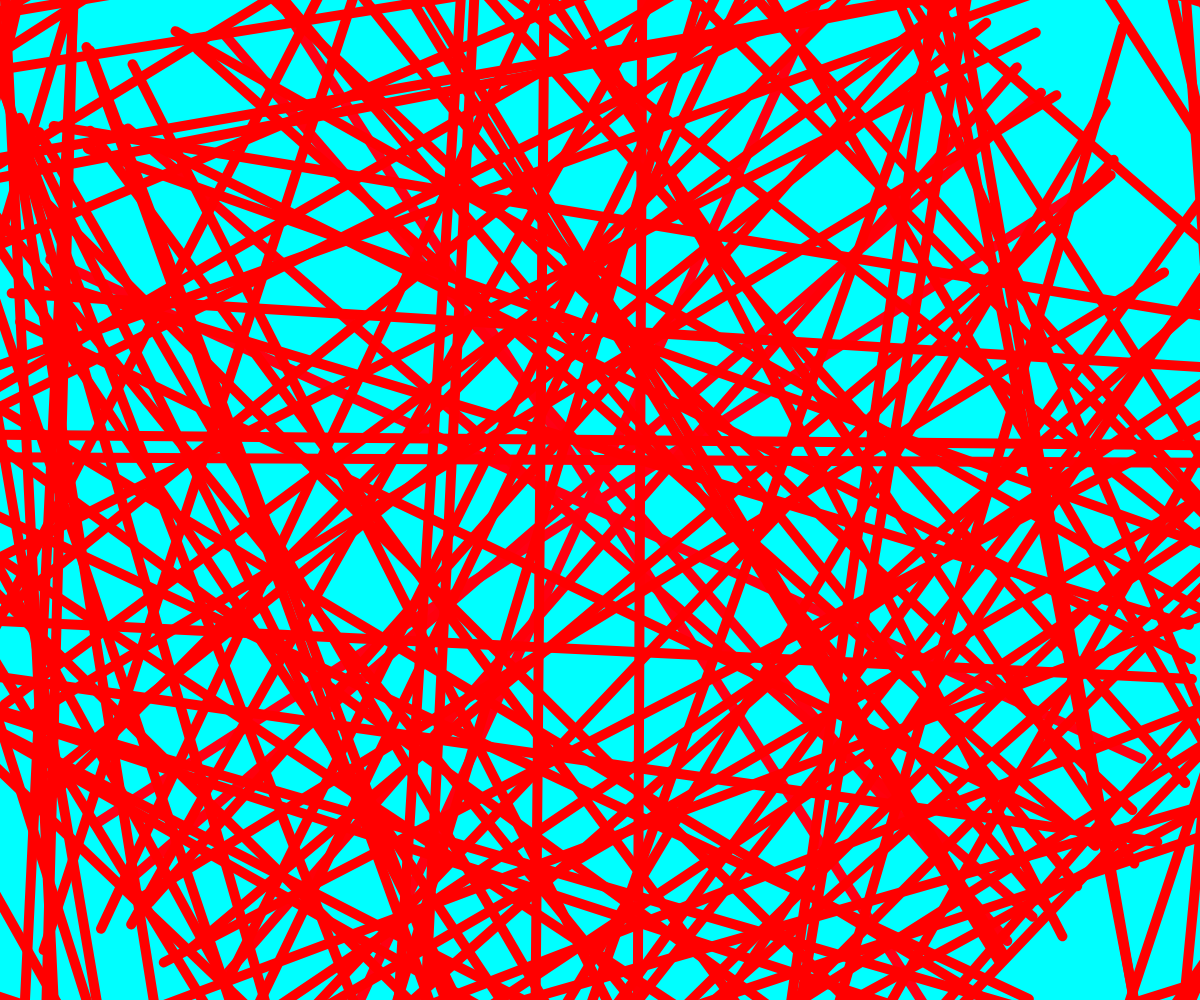
Frame 1 (no input)
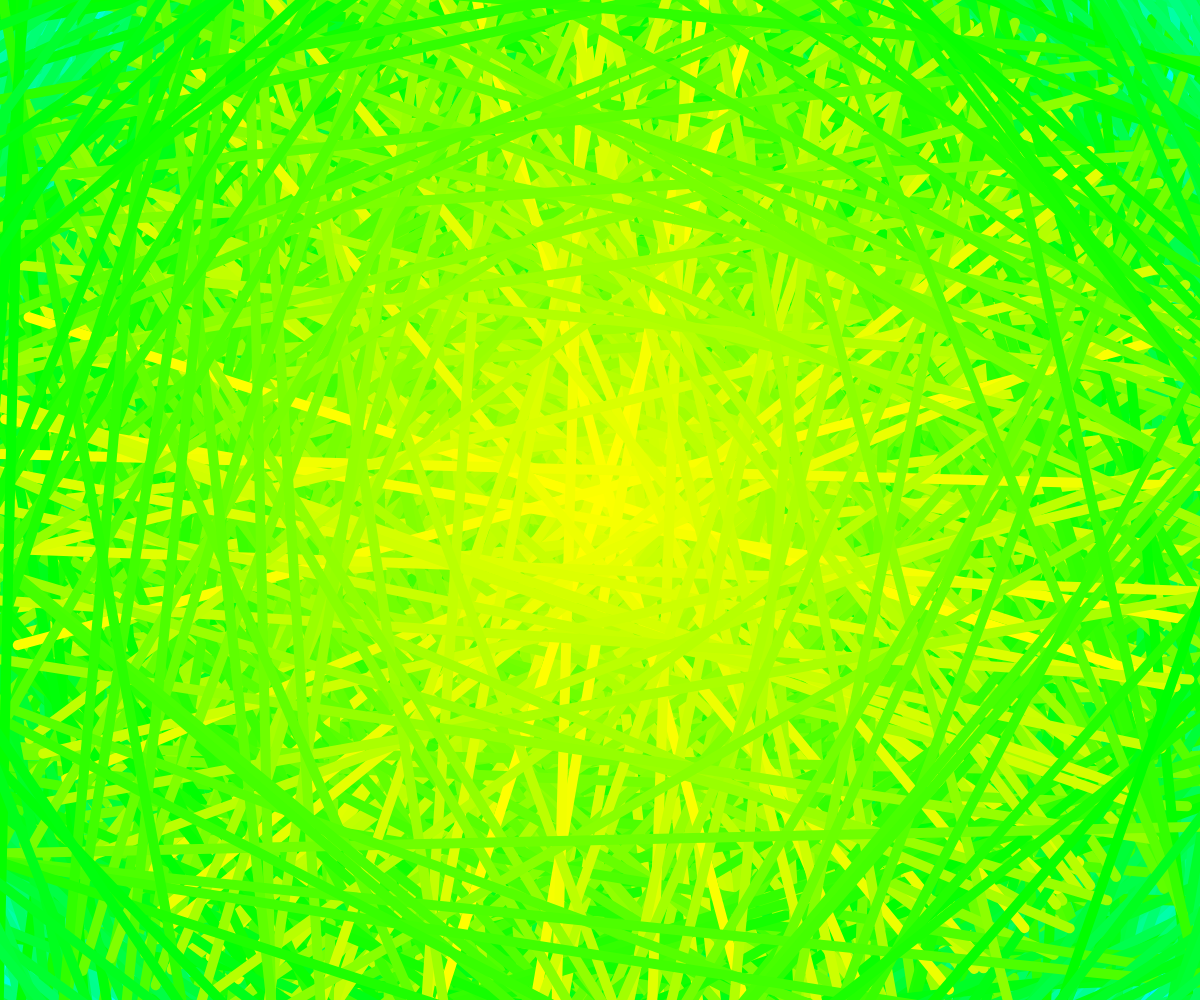
Frame 60 (no input)
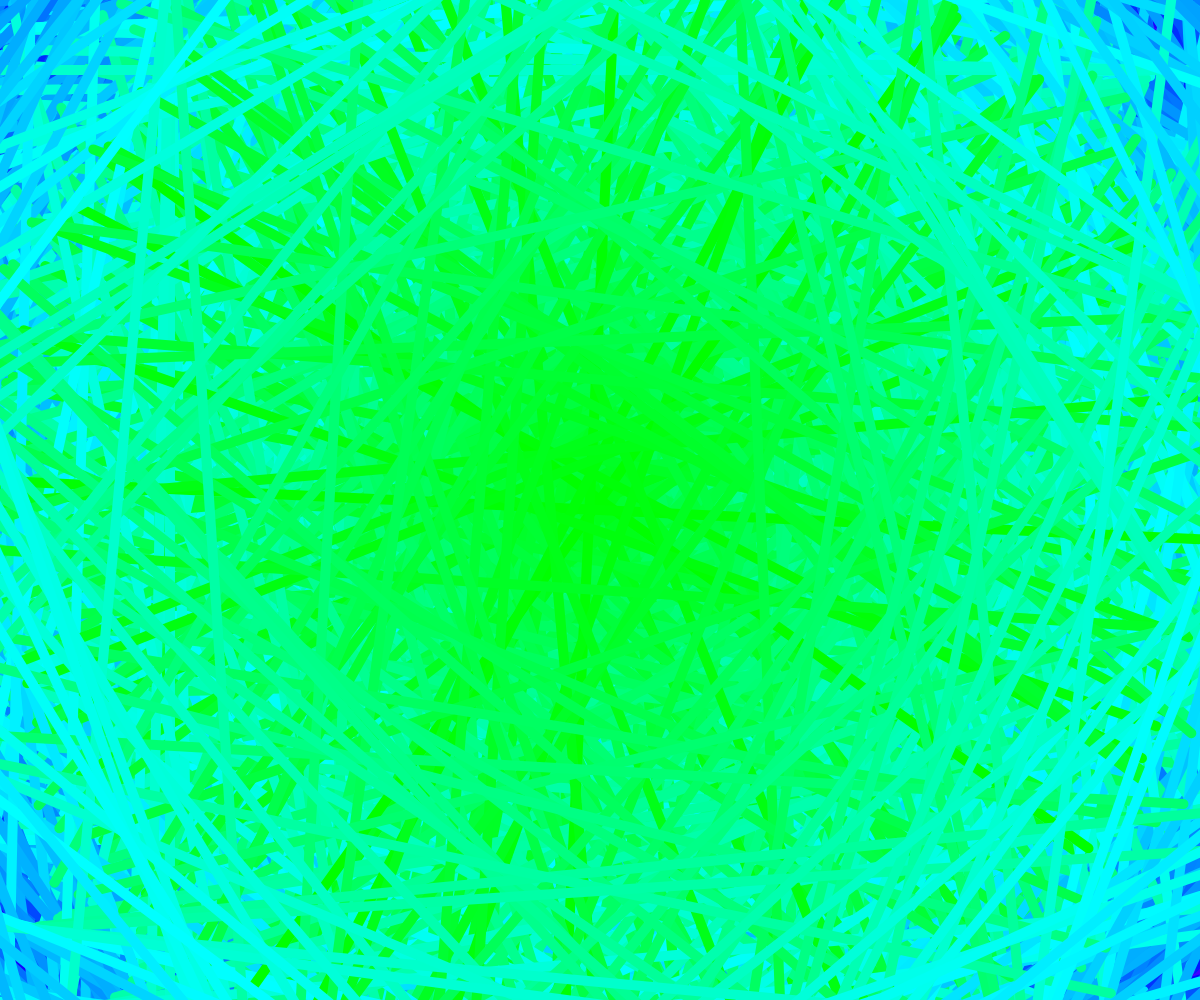
Frame 120 (the mouse pressed at the canvas centre since frame 60)

The p5.js sketch that drew these frames (run headless with seeded random() and noise() and a simulated clock; from frame 60 on, the mouse is pressed at the canvas centre):

// p5.js sketch
// ── sketch.js
function preload() {
  pixelDensity(1);
}

function setup() {
  createCanvas(windowWidth, windowHeight);
  colorMode(HSB);
  background(180,100,100);
  long = max(width,height);
}

function draw() {
  steps = 120;
  weight = long / steps;
  strokeWeight(weight);
  translate(width/2,height/2);
  rotate(frameCount);
  for (i = 0; i < steps; i++) {
    rotate(i);
    stroke(360-(-i + frameCount * 5) % 360, 100, 100);
    line(-long/2, i * weight, long/2, i * weight);
    line(i * weight,-long/2, i * weight, long/2);
  }
}


function windowResized() {
  setup();
}
